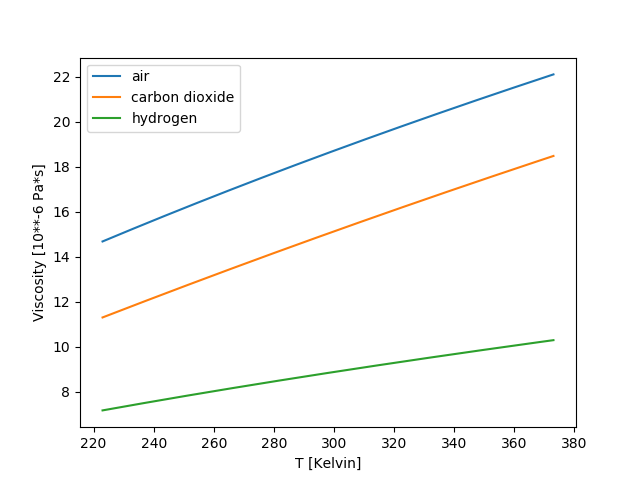

The Python source for this figure:
import numpy as np
import matplotlib.pyplot as plt


#Read data to nested list
mu_data = {}
with open("ej6.8.dat","r") as infile:
    for i in range(8):
        infile.readline() #skip 8 lines
    lines = infile.readlines() #read the rest of the file
    #print (lines)
    first_line=lines[0]
    propnames=first_line.split() #interest in the last 3 values
    
    for line in lines[1:-2]: #avoid 1st and last 2 lines
        words = line.split()
        gas=words[0]
        if len(words[:-3])==2: #gas name has 2 words
            gas=words[0]+" " +words[1]
        mu_data[gas]={}
        mu_data[gas][propnames[-1]]=float(words[-1])
        mu_data[gas][propnames[-2]]=float(words[-2])
        mu_data[gas][propnames[-3]]=float(words[-3])

#define function mu
def mu(T, gas, mu_data):
    
    C=mu_data[gas]["C"]
    T_0=mu_data[gas]["T_0"]
    mu_0=mu_data[gas]["mu_0"]
    mu=mu_0*(T_0+C)/(T+C)*(T/T_0)**1.5  #WARNING: there's a mistake in the book's formula
    
    return mu

#Plot mu 
Tlist=np.linspace(223,373,1501)
for gas in ("air","carbon dioxide", "hydrogen"):
    y=mu(Tlist, gas, mu_data)
    plt.plot(Tlist,y,label=gas)
plt.legend()
plt.xlabel("T [Kelvin]")
plt.ylabel("Viscosity [10**-6 Pa*s]")
plt.savefig("ej6.8.png")
#plt.show()

